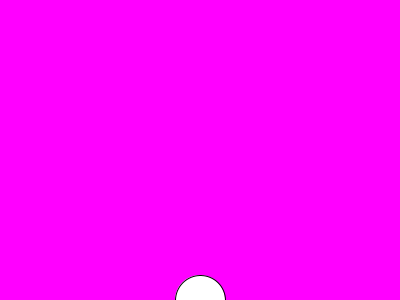
Frame 1 (no input)
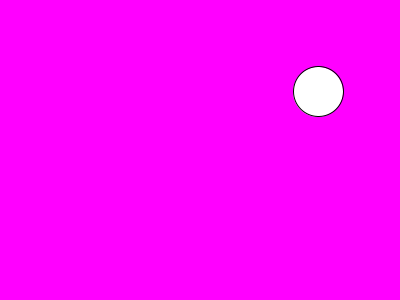
Frame 60 (the mouse pressed at the canvas centre just before this capture)
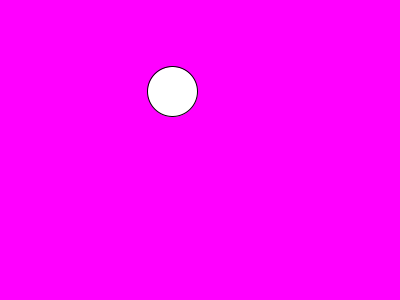
Frame 120 (the mouse held since frame 60 and released just before this capture)

The Processing sketch that drew these frames (run headless with seeded random() and noise(); from frame 60 on, the mouse is pressed at the canvas centre):

// Processing sketch: week08_3
// ── week08_3.pde
void setup()
{
  size(400,300);
}

float fruitx=200,fruity=300;/// fruit coordinate
float fruitvx=2,fruitvy=-13;///fruit speed vx vy
boolean fly=true;///boolean - 成立不成立

void draw()
{
  background(255,0,255);
  ellipse(fruitx,fruity,50,50);
  if(fly)
  {
    fruitx+=fruitvx;
    fruity+=fruitvy;
    fruitvy+= 0.98/3;///gravity+speed
  }
}

void mousePressed()
{
  fly=false;
  reset();
}

void reset()
{
  fruitx=random(100,300);
  fruity=300;
  fruitvx=random(-2,2);
  fruitvy=-13;
  fly=true;
}
